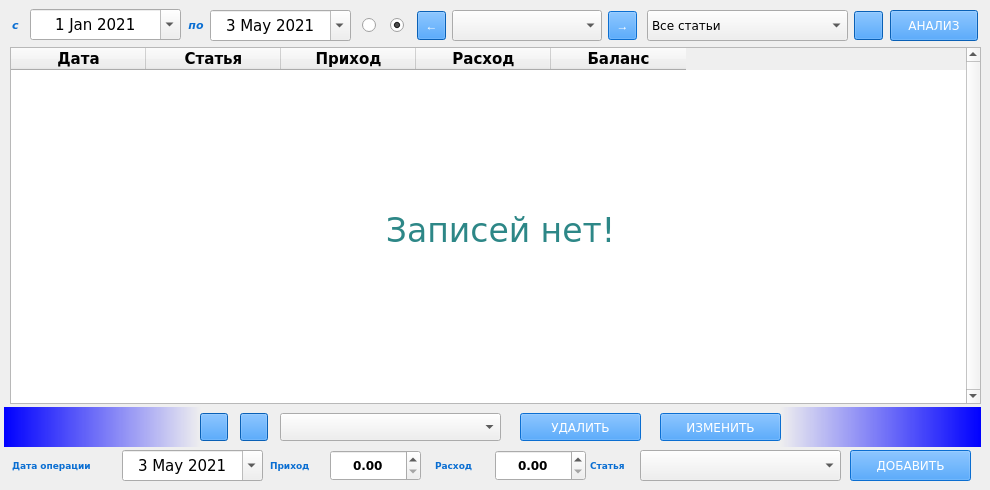
    <widget class="QWidget" name="operations">
     <attribute name="title">
      <string>Операции</string>
     </attribute>
     <widget class="QTableWidget" name="operations_table">
      <property name="enabled">
       <bool>true</bool>
      </property>
      <property name="geometry">
       <rect>
        <x>10</x>
        <y>47</y>
        <width>971</width>
        <height>357</height>
       </rect>
      </property>
      <property name="font">
       <font>
        <family>Verdana</family>
        <pointsize>11</pointsize>
       </font>
      </property>
      <property name="verticalScrollBarPolicy">
       <enum>Qt::ScrollBarAlwaysOn</enum>
      </property>
      <property name="gridStyle">
       <enum>Qt::SolidLine</enum>
      </property>
      <property name="sortingEnabled">
       <bool>true</bool>
      </property>
      <attribute name="horizontalHeaderMinimumSectionSize">
       <number>50</number>
      </attribute>
      <attribute name="horizontalHeaderDefaultSectionSize">
       <number>135</number>
      </attribute>
      <attribute name="horizontalHeaderHighlightSections">
       <bool>false</bool>
      </attribute>
      <attribute name="horizontalHeaderShowSortIndicator" stdset="0">
       <bool>true</bool>
      </attribute>
      <attribute name="verticalHeaderDefaultSectionSize">
       <number>35</number>
      </attribute>
      <attribute name="verticalHeaderHighlightSections">
       <bool>false</bool>
      </attribute>
      <column>
       <property name="text">
        <string>Дата</string>
       </property>
       <property name="font">
        <font>
         <family>Verdana</family>
         <pointsize>11</pointsize>
         <weight>75</weight>
         <bold>true</bold>
        </font>
       </property>
       <property name="textAlignment">
        <set>AlignCenter</set>
       </property>
      </column>
      <column>
       <property name="text">
        <string>Статья</string>
       </property>
       <property name="font">
        <font>
         <family>Verdana</family>
         <pointsize>11</pointsize>
         <weight>75</weight>
         <bold>true</bold>
        </font>
       </property>
       <property name="textAlignment">
        <set>AlignCenter</set>
       </property>
      </column>
      <column>
       <property name="text">
        <string>Приход</string>
       </property>
       <property name="font">
        <font>
         <family>Verdana</family>
         <pointsize>11</pointsize>
         <weight>75</weight>
         <bold>true</bold>
        </font>
       </property>
       <property name="textAlignment">
        <set>AlignCenter</set>
       </property>
      </column>
      <column>
       <property name="text">
        <string>Расход</string>
       </property>
       <property name="font">
        <font>
         <family>Verdana</family>
         <pointsize>11</pointsize>
         <weight>75</weight>
         <bold>true</bold>
        </font>
       </property>
       <property name="textAlignment">
        <set>AlignCenter</set>
       </property>
      </column>
      <column>
       <property name="text">
        <string>Баланс</string>
       </property>
       <property name="font">
        <font>
         <family>Verdana</family>
         <pointsize>11</pointsize>
         <weight>75</weight>
         <bold>true</bold>
        </font>
       </property>
       <property name="textAlignment">
        <set>AlignCenter</set>
       </property>
      </column>
     </widget>
     <widget class="QLabel" name="no_items_label">
      <property name="geometry">
       <rect>
        <x>130</x>
        <y>190</y>
        <width>741</width>
        <height>81</height>
       </rect>
      </property>
      <property name="font">
       <font>
        <family>Verdana</family>
        <pointsize>25</pointsize>
       </font>
      </property>
      <property name="styleSheet">
       <string notr="true">color: rgb(45, 135, 135);</string>
      </property>
      <property name="text">
       <string>Записей нет!</string>
      </property>
      <property name="alignment">
       <set>Qt::AlignCenter</set>
      </property>
     </widget>
     <widget class="QPushButton" name="analyze_button">
      <property name="geometry">
       <rect>
        <x>890</x>
        <y>10</y>
        <width>88</width>
        <height>31</height>
       </rect>
      </property>
      <property name="font">
       <font>
        <family>Verdana</family>
        <pointsize>9</pointsize>
       </font>
      </property>
      <property name="cursor">
       <cursorShape>PointingHandCursor</cursorShape>
      </property>
      <property name="styleSheet">
       <string notr="true">background-color: rgb(13, 134, 255);
color: rgb(255, 255, 255);</string>
      </property>
      <property name="text">
       <string>АНАЛИЗ</string>
      </property>
     </widget>
     <widget class="QComboBox" name="monthes_combo">
      <property name="geometry">
       <rect>
        <x>452</x>
        <y>10</y>
        <width>150</width>
        <height>31</height>
       </rect>
      </property>
      <property name="font">
       <font>
        <family>Verdana</family>
        <pointsize>9</pointsize>
       </font>
      </property>
      <property name="styleSheet">
       <string notr="true"/>
      </property>
      <property name="editable">
       <bool>false</bool>
      </property>
     </widget>
     <widget class="QToolButton" name="left_arrow">
      <property name="geometry">
       <rect>
        <x>417</x>
        <y>11</y>
        <width>29</width>
        <height>29</height>
       </rect>
      </property>
      <property name="cursor">
       <cursorShape>PointingHandCursor</cursorShape>
      </property>
      <property name="styleSheet">
       <string notr="true">background-color: rgb(13, 134, 255);
color: rgb(255, 255, 255);</string>
      </property>
      <property name="text">
       <string>←</string>
      </property>
     </widget>
     <widget class="QToolButton" name="right_arrow">
      <property name="enabled">
       <bool>false</bool>
      </property>
      <property name="geometry">
       <rect>
        <x>608</x>
        <y>11</y>
        <width>29</width>
        <height>29</height>
       </rect>
      </property>
      <property name="cursor">
       <cursorShape>PointingHandCursor</cursorShape>
      </property>
      <property name="styleSheet">
       <string notr="true">background-color: rgb(13, 134, 255);
color: rgb(255, 255, 255);</string>
      </property>
      <property name="text">
       <string>→</string>
      </property>
     </widget>
     <widget class="QComboBox" name="articles_combo">
      <property name="geometry">
       <rect>
        <x>647</x>
        <y>10</y>
        <width>201</width>
        <height>31</height>
       </rect>
      </property>
      <property name="font">
       <font>
        <family>Verdana</family>
        <pointsize>9</pointsize>
       </font>
      </property>
      <property name="styleSheet">
       <string notr="true"/>
      </property>
      <property name="editable">
       <bool>false</bool>
      </property>
      <item>
       <property name="text">
        <string>Все статьи</string>
       </property>
      </item>
     </widget>
     <widget class="QDateEdit" name="from_line">
      <property name="geometry">
       <rect>
        <x>30</x>
        <y>9</y>
        <width>151</width>
        <height>31</height>
       </rect>
      </property>
      <property name="font">
       <font>
        <family>Verdana</family>
        <pointsize>11</pointsize>
       </font>
      </property>
      <property name="alignment">
       <set>Qt::AlignCenter</set>
      </property>
      <property name="dateTime">
       <datetime>
        <hour>0</hour>
        <minute>0</minute>
        <second>0</second>
        <year>2021</year>
        <month>1</month>
        <day>1</day>
       </datetime>
      </property>
      <property name="maximumDateTime">
       <datetime>
        <hour>23</hour>
        <minute>59</minute>
        <second>59</second>
        <year>2099</year>
        <month>12</month>
        <day>31</day>
       </datetime>
      </property>
      <property name="minimumDateTime">
       <datetime>
        <hour>0</hour>
        <minute>0</minute>
        <second>0</second>
        <year>2021</year>
        <month>1</month>
        <day>1</day>
       </datetime>
      </property>
      <property name="maximumDate">
       <date>
        <year>2099</year>
        <month>12</month>
        <day>31</day>
       </date>
      </property>
      <property name="minimumDate">
       <date>
        <year>2021</year>
        <month>1</month>
        <day>1</day>
       </date>
      </property>
      <property name="calendarPopup">
       <bool>true</bool>
      </property>
     </widget>
     <widget class="QDateEdit" name="to_line">
      <property name="enabled">
       <bool>true</bool>
      </property>
      <property name="geometry">
       <rect>
        <x>210</x>
        <y>10</y>
        <width>141</width>
        <height>31</height>
       </rect>
      </property>
      <property name="font">
       <font>
        <family>Verdana</family>
        <pointsize>11</pointsize>
       </font>
      </property>
      <property name="alignment">
       <set>Qt::AlignCenter</set>
      </property>
      <property name="dateTime">
       <datetime>
        <hour>0</hour>
        <minute>0</minute>
        <second>0</second>
        <year>2021</year>
        <month>5</month>
        <day>3</day>
       </datetime>
      </property>
      <property name="maximumDateTime">
       <datetime>
        <hour>23</hour>
        <minute>59</minute>
        <second>59</second>
        <year>2099</year>
        <month>12</month>
        <day>31</day>
       </datetime>
      </property>
      <property name="minimumDateTime">
       <datetime>
        <hour>0</hour>
        <minute>0</minute>
        <second>0</second>
        <year>2021</year>
        <month>1</month>
        <day>1</day>
       </datetime>
      </property>
      <property name="maximumDate">
       <date>
        <year>2099</year>
        <month>12</month>
        <day>31</day>
       </date>
      </property>
      <property name="minimumDate">
       <date>
        <year>2021</year>
        <month>1</month>
        <day>1</day>
       </date>
      </property>
      <property name="calendarPopup">
       <bool>true</bool>
      </property>
     </widget>
     <widget class="QLabel" name="to_label">
      <property name="geometry">
       <rect>
        <x>182</x>
        <y>14</y>
        <width>28</width>
        <height>21</height>
       </rect>
      </property>
      <property name="font">
       <font>
        <family>Verdana</family>
        <pointsize>8</pointsize>
        <weight>75</weight>
        <italic>true</italic>
        <bold>true</bold>
       </font>
      </property>
      <property name="styleSheet">
       <string notr="true">color: rgb(10,110, 210);</string>
      </property>
      <property name="text">
       <string>по</string>
      </property>
      <property name="alignment">
       <set>Qt::AlignCenter</set>
      </property>
      <property name="wordWrap">
       <bool>true</bool>
      </property>
     </widget>
     <widget class="QLabel" name="from_label">
      <property name="geometry">
       <rect>
        <x>5</x>
        <y>14</y>
        <width>21</width>
        <height>21</height>
       </rect>
      </property>
      <property name="font">
       <font>
        <family>Verdana</family>
        <pointsize>8</pointsize>
        <weight>75</weight>
        <italic>true</italic>
        <bold>true</bold>
        <strikeout>false</strikeout>
       </font>
      </property>
      <property name="styleSheet">
       <string notr="true">color: rgb(10,110, 210);</string>
      </property>
      <property name="text">
       <string>с</string>
      </property>
      <property name="alignment">
       <set>Qt::AlignCenter</set>
      </property>
      <property name="wordWrap">
       <bool>true</bool>
      </property>
     </widget>
     <widget class="QRadioButton" name="radio_dates">
      <property name="geometry">
       <rect>
        <x>362</x>
        <y>15</y>
        <width>21</width>
        <height>20</height>
       </rect>
      </property>
      <property name="cursor">
       <cursorShape>PointingHandCursor</cursorShape>
      </property>
      <property name="text">
       <string/>
      </property>
     </widget>
     <widget class="QRadioButton" name="radio_monthes">
      <property name="geometry">
       <rect>
        <x>390</x>
        <y>15</y>
        <width>21</width>
        <height>20</height>
       </rect>
      </property>
      <property name="cursor">
       <cursorShape>PointingHandCursor</cursorShape>
      </property>
      <property name="text">
       <string/>
      </property>
      <property name="checked">
       <bool>true</bool>
      </property>
     </widget>
     <widget class="QComboBox" name="article_oper_add_combo">
      <property name="enabled">
       <bool>true</bool>
      </property>
      <property name="geometry">
       <rect>
        <x>640</x>
        <y>450</y>
        <width>201</width>
        <height>31</height>
       </rect>
      </property>
      <property name="font">
       <font>
        <family>Verdana</family>
        <pointsize>9</pointsize>
       </font>
      </property>
      <property name="cursor">
       <cursorShape>ArrowCursor</cursorShape>
      </property>
      <property name="styleSheet">
       <string notr="true"/>
      </property>
      <property name="editable">
       <bool>false</bool>
      </property>
     </widget>
     <widget class="QPushButton" name="add_operation_button">
      <property name="enabled">
       <bool>false</bool>
      </property>
      <property name="geometry">
       <rect>
        <x>850</x>
        <y>450</y>
        <width>121</width>
        <height>31</height>
       </rect>
      </property>
      <property name="font">
       <font>
        <family>Verdana</family>
        <pointsize>9</pointsize>
       </font>
      </property>
      <property name="cursor">
       <cursorShape>PointingHandCursor</cursorShape>
      </property>
      <property name="styleSheet">
       <string notr="true">background-color: rgb(13, 134, 255);
color: rgb(255, 255, 255);</string>
      </property>
      <property name="text">
       <string>ДОБАВИТЬ</string>
      </property>
     </widget>
     <widget class="QDateEdit" name="date_add_combo">
      <property name="enabled">
       <bool>true</bool>
      </property>
      <property name="geometry">
       <rect>
        <x>122</x>
        <y>450</y>
        <width>141</width>
        <height>31</height>
       </rect>
      </property>
      <property name="font">
       <font>
        <family>Verdana</family>
        <pointsize>11</pointsize>
       </font>
      </property>
      <property name="cursor">
       <cursorShape>ArrowCursor</cursorShape>
      </property>
      <property name="alignment">
       <set>Qt::AlignCenter</set>
      </property>
      <property name="dateTime">
       <datetime>
        <hour>0</hour>
        <minute>0</minute>
        <second>0</second>
        <year>2021</year>
        <month>5</month>
        <day>3</day>
       </datetime>
      </property>
      <property name="maximumDateTime">
       <datetime>
        <hour>23</hour>
        <minute>59</minute>
        <second>59</second>
        <year>2099</year>
        <month>12</month>
        <day>31</day>
       </datetime>
      </property>
      <property name="minimumDateTime">
       <datetime>
        <hour>0</hour>
        <minute>0</minute>
        <second>0</second>
        <year>2021</year>
        <month>1</month>
        <day>1</day>
       </datetime>
      </property>
      <property name="maximumDate">
       <date>
        <year>2099</year>
        <month>12</month>
        <day>31</day>
       </date>
      </property>
      <property name="minimumDate">
       <date>
        <year>2021</year>
        <month>1</month>
        <day>1</day>
       </date>
      </property>
      <property name="calendarPopup">
       <bool>true</bool>
      </property>
     </widget>
     <widget class="QLabel" name="entry_message_2">
      <property name="geometry">
       <rect>
        <x>12</x>
        <y>455</y>
        <width>101</width>
        <height>21</height>
       </rect>
      </property>
      <property name="font">
       <font>
        <family>Verdana</family>
        <pointsize>7</pointsize>
        <weight>75</weight>
        <italic>false</italic>
        <bold>true</bold>
       </font>
      </property>
      <property name="styleSheet">
       <string notr="true">color: rgb(10,110, 210);</string>
      </property>
      <property name="text">
       <string>Дата операции</string>
      </property>
      <property name="alignment">
       <set>Qt::AlignLeading|Qt::AlignLeft|Qt::AlignVCenter</set>
      </property>
      <property name="wordWrap">
       <bool>false</bool>
      </property>
     </widget>
     <widget class="QLabel" name="entry_message_3">
      <property name="geometry">
       <rect>
        <x>590</x>
        <y>455</y>
        <width>51</width>
        <height>21</height>
       </rect>
      </property>
      <property name="font">
       <font>
        <family>Verdana</family>
        <pointsize>7</pointsize>
        <weight>75</weight>
        <italic>false</italic>
        <bold>true</bold>
       </font>
      </property>
      <property name="styleSheet">
       <string notr="true">color: rgb(10,110, 210);</string>
      </property>
      <property name="text">
       <string>Статья</string>
      </property>
      <property name="alignment">
       <set>Qt::AlignLeading|Qt::AlignLeft|Qt::AlignVCenter</set>
      </property>
      <property name="wordWrap">
       <bool>false</bool>
      </property>
     </widget>
     <widget class="QDoubleSpinBox" name="credit_spin">
      <property name="geometry">
       <rect>
        <x>330</x>
        <y>450</y>
        <width>91</width>
        <height>31</height>
       </rect>
      </property>
      <property name="font">
       <font>
        <family>Verdana</family>
        <pointsize>9</pointsize>
        <weight>75</weight>
        <bold>true</bold>
       </font>
      </property>
      <property name="cursor">
       <cursorShape>ArrowCursor</cursorShape>
      </property>
      <property name="alignment">
       <set>Qt::AlignCenter</set>
      </property>
      <property name="maximum">
       <double>10000000.000000000000000</double>
      </property>
      <property name="singleStep">
       <double>10.000000000000000</double>
      </property>
     </widget>
     <widget class="QDoubleSpinBox" name="debit_spin">
      <property name="geometry">
       <rect>
        <x>495</x>
        <y>450</y>
        <width>91</width>
        <height>31</height>
       </rect>
      </property>
      <property name="font">
       <font>
        <family>Verdana</family>
        <pointsize>9</pointsize>
        <weight>75</weight>
        <bold>true</bold>
       </font>
      </property>
      <property name="cursor">
       <cursorShape>ArrowCursor</cursorShape>
      </property>
      <property name="alignment">
       <set>Qt::AlignCenter</set>
      </property>
      <property name="maximum">
       <double>10000000.000000000000000</double>
      </property>
      <property name="singleStep">
       <double>10.000000000000000</double>
      </property>
     </widget>
     <widget class="QLabel" name="entry_message_4">
      <property name="geometry">
       <rect>
        <x>435</x>
        <y>455</y>
        <width>51</width>
        <height>21</height>
       </rect>
      </property>
      <property name="font">
       <font>
        <family>Verdana</family>
        <pointsize>7</pointsize>
        <weight>75</weight>
        <italic>false</italic>
        <bold>true</bold>
       </font>
      </property>
      <property name="styleSheet">
       <string notr="true">color: rgb(10,110, 210);</string>
      </property>
      <property name="text">
       <string>Расход</string>
      </property>
      <property name="alignment">
       <set>Qt::AlignLeading|Qt::AlignLeft|Qt::AlignVCenter</set>
      </property>
      <property name="wordWrap">
       <bool>false</bool>
      </property>
     </widget>
     <widget class="QLabel" name="entry_message_5">
      <property name="geometry">
       <rect>
        <x>270</x>
        <y>455</y>
        <width>51</width>
        <height>21</height>
       </rect>
      </property>
      <property name="font">
       <font>
        <family>Verdana</family>
        <pointsize>7</pointsize>
        <weight>75</weight>
        <italic>false</italic>
        <bold>true</bold>
       </font>
      </property>
      <property name="styleSheet">
       <string notr="true">color: rgb(10,110, 210);</string>
      </property>
      <property name="text">
       <string>Приход</string>
      </property>
      <property name="alignment">
       <set>Qt::AlignLeading|Qt::AlignLeft|Qt::AlignVCenter</set>
      </property>
      <property name="wordWrap">
       <bool>false</bool>
      </property>
     </widget>
     <widget class="QComboBox" name="oper_edit_combo">
      <property name="enabled">
       <bool>true</bool>
      </property>
      <property name="geometry">
       <rect>
        <x>280</x>
        <y>413</y>
        <width>221</width>
        <height>28</height>
       </rect>
      </property>
      <property name="font">
       <font>
        <family>Verdana</family>
        <pointsize>6</pointsize>
       </font>
      </property>
      <property name="cursor">
       <cursorShape>ArrowCursor</cursorShape>
      </property>
      <property name="styleSheet">
       <string notr="true"/>
      </property>
      <property name="editable">
       <bool>false</bool>
      </property>
     </widget>
     <widget class="QPushButton" name="delete_oper_button">
      <property name="enabled">
       <bool>false</bool>
      </property>
      <property name="geometry">
       <rect>
        <x>520</x>
        <y>413</y>
        <width>121</width>
        <height>28</height>
       </rect>
      </property>
      <property name="font">
       <font>
        <family>Verdana</family>
        <pointsize>9</pointsize>
       </font>
      </property>
      <property name="cursor">
       <cursorShape>PointingHandCursor</cursorShape>
      </property>
      <property name="styleSheet">
       <string notr="true">background-color: rgb(13, 134, 255);
color: rgb(255, 255, 255);</string>
      </property>
      <property name="text">
       <string>УДАЛИТЬ</string>
      </property>
     </widget>
     <widget class="QLabel" name="label_3">
      <property name="geometry">
       <rect>
        <x>4</x>
        <y>407</y>
        <width>197</width>
        <height>40</height>
       </rect>
      </property>
      <property name="styleSheet">
       <string notr="true">background-color: qlineargradient(spread:pad, x1:0, y1:0, x2:1, y2:0, stop:0 rgba(0, 0, 255, 255), stop:1 rgba(0, 0, 255, 0));</string>
      </property>
      <property name="text">
       <string/>
      </property>
     </widget>
     <widget class="QLabel" name="label_5">
      <property name="geometry">
       <rect>
        <x>780</x>
        <y>407</y>
        <width>201</width>
        <height>40</height>
       </rect>
      </property>
      <property name="styleSheet">
       <string notr="true">background-color: qlineargradient(spread:pad, x1:0, y1:0, x2:1, y2:0, stop:0 rgba(0, 0, 255, 0), stop:1 rgba(0, 0, 255, 255));</string>
      </property>
      <property name="text">
       <string/>
      </property>
     </widget>
     <widget class="QPushButton" name="edit_oper_button">
      <property name="enabled">
       <bool>false</bool>
      </property>
      <property name="geometry">
       <rect>
        <x>660</x>
        <y>413</y>
        <width>121</width>
        <height>28</height>
       </rect>
      </property>
      <property name="font">
       <font>
        <family>Verdana</family>
        <pointsize>9</pointsize>
       </font>
      </property>
      <property name="cursor">
       <cursorShape>PointingHandCursor</cursorShape>
      </property>
      <property name="styleSheet">
       <string notr="true">background-color: rgb(13, 134, 255);
color: rgb(255, 255, 255);</string>
      </property>
      <property name="text">
       <string>ИЗМЕНИТЬ</string>
      </property>
     </widget>
     <widget class="QToolButton" name="reset_time">
      <property name="geometry">
       <rect>
        <x>200</x>
        <y>413</y>
        <width>28</width>
        <height>28</height>
       </rect>
      </property>
      <property name="cursor">
       <cursorShape>PointingHandCursor</cursorShape>
      </property>
      <property name="styleSheet">
       <string notr="true">image: url(:/reset_time/reset_time.png);
background-color: rgb(13, 134, 255);
color: rgb(255, 255, 255);</string>
      </property>
      <property name="text">
       <string/>
      </property>
     </widget>
     <widget class="QToolButton" name="reset_edit">
      <property name="geometry">
       <rect>
        <x>240</x>
        <y>413</y>
        <width>28</width>
        <height>28</height>
       </rect>
      </property>
      <property name="cursor">
       <cursorShape>PointingHandCursor</cursorShape>
      </property>
      <property name="styleSheet">
       <string notr="true">image: url(:/reset/reset.png);
background-color: rgb(13, 134, 255);
color: rgb(255, 255, 255);</string>
      </property>
      <property name="text">
       <string/>
      </property>
     </widget>
     <widget class="QToolButton" name="reset_search">
      <property name="geometry">
       <rect>
        <x>854</x>
        <y>11</y>
        <width>29</width>
        <height>29</height>
       </rect>
      </property>
      <property name="cursor">
       <cursorShape>PointingHandCursor</cursorShape>
      </property>
      <property name="styleSheet">
       <string notr="true">image: url(:/reset/reset.png);
background-color: rgb(13, 134, 255);
color: rgb(255, 255, 255);</string>
      </property>
      <property name="text">
       <string/>
      </property>
     </widget>
    </widget>
